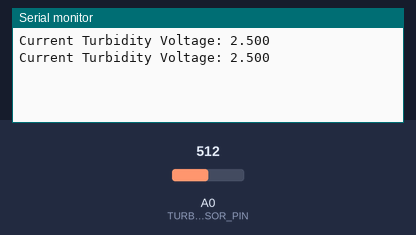
This sketch was run on a simulated Arduino Uno, built with avr-gcc and run on an emulated ATmega328P. On the bench: the last lines printed to the serial monitor. The inputs (shaded band) are chosen by the test bench; at power-on: A0 (TURBIDITY_SENSOR_PIN) = 512.

Above: at 1.8 s.
1.9 s: A0 (TURBIDITY_SENSOR_PIN) set to 716
At 2.8 s:
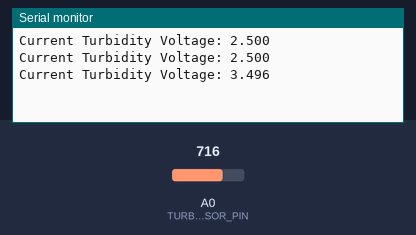
3.4 s: A0 (TURBIDITY_SENSOR_PIN) set to 900
At 4.5 s:
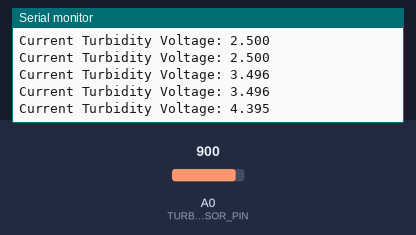
Timing chart, 0 to 6.4 s (numbered marks = the images above; inputs shaded):
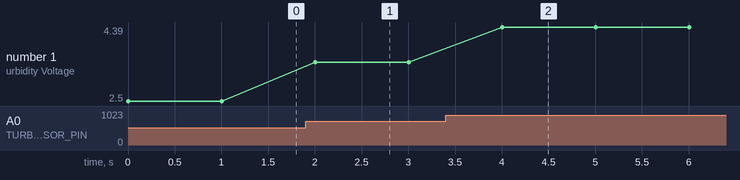

Measured:
- after the input at 1.9 s, the serial monitor: prints a new line after 0.10 s (image 1)
- after the input at 3.4 s, the serial monitor: prints a new line after 0.60 s (image 2)
- plotted number 1: 2.5 → 3.5 after the input at 1.9 s, 3.5 → 4.39 after the input at 3.4 s

The sketch:

calibration.ino
```cpp
// --- Voltage Measurement Utility ---
#define TURBIDITY_SENSOR_PIN A0
#define VREF 5.0

void setup() {
  Serial.begin(9600);
}

void loop() {
  // Read the raw analog value and convert it to voltage
  int sensorValue = analogRead(TURBIDITY_SENSOR_PIN);
  float voltage = sensorValue * (VREF / 1024.0);

  // Print the voltage continuously
  Serial.print("Current Turbidity Voltage: ");
  Serial.println(voltage, 3); // Print with 3 decimal places for precision

  delay(1000);
}
```
